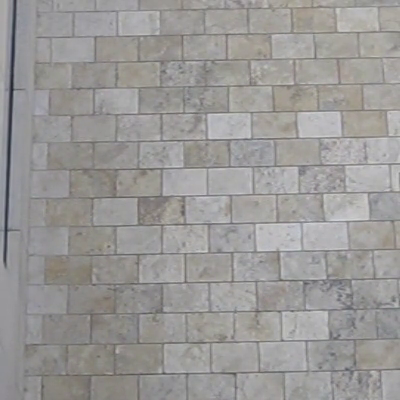
#> input picture frame 207 of Test Files/example_02.mp4, 400 x 400 px
$ python Pedestrian_Counter.py
#> lines starting #> are read from the running program, lines starting #| are printed output that depends on the picture
#import nessasry pakages
import numpy as np
import cv2
import Person
import time

try:
    log = open('log.txt',"w")
except:
    print( "log file not found")

#Entry and exit counter
cnt_up   = 0
cnt_down = 0

#Source of video
cap = cv2.VideoCapture('Test Files/example_02.mp4')

#for rescaling the frame
def rescale_frame(frame, width, height):
    dim = (width,height)
    return cv2.resize(frame, dim, interpolation =cv2.INTER_AREA)

#Print the capture properties to console
for i in range(19):
    print( i, cap.get(i))

h = 480
w = 640
frameArea = h*w
areaTH = frameArea/250
print( 'Area Threshold', areaTH)

#In and Out lines
line_up = int(2*(h/5))
line_down   = int(3*(h/5))

up_limit =   int(1*(h/5))
down_limit = int(4*(h/5))

print( "Red line y:",str(line_down))
print( "Blue line y:", str(line_up))
line_down_color = (255,0,0)
line_up_color = (0,0,255)
pt1 =  [0, line_down];
pt2 =  [w, line_down];
pts_L1 = np.array([pt1,pt2], np.int32)
pts_L1 = pts_L1.reshape((-1,1,2))
pt3 =  [0, line_up];
pt4 =  [w, line_up];
pts_L2 = np.array([pt3,pt4], np.int32)
pts_L2 = pts_L2.reshape((-1,1,2))

pt5 =  [0, up_limit];
pt6 =  [w, up_limit];
pts_L3 = np.array([pt5,pt6], np.int32)
pts_L3 = pts_L3.reshape((-1,1,2))
pt7 =  [0, down_limit];
pt8 =  [w, down_limit];
pts_L4 = np.array([pt7,pt8], np.int32)
pts_L4 = pts_L4.reshape((-1,1,2))

#Background Substractor
fgbg = cv2.createBackgroundSubtractorMOG2(detectShadows = True)

#Structuring elements for morphographic filters
kernelOp = np.ones((3,3),np.uint8)
kernelOp2 = np.ones((5,5),np.uint8)
kernelCl = np.ones((11,11),np.uint8)

#Variables
font = cv2.FONT_HERSHEY_SIMPLEX
persons = []
max_p_age = 5
pid = 1
while(cap.isOpened()):
   # Read an image from the video source
    ret, frame = cap.read()
#> frame is the input picture: shape (400, 400, 3); mean B, G, R 150.8, 152.3, 154.1
    frame = rescale_frame(frame,640,480)
#> in rescale_frame, `return cv2.resize(frame, dim, interpolation =cv2.INTER_AREA)`:
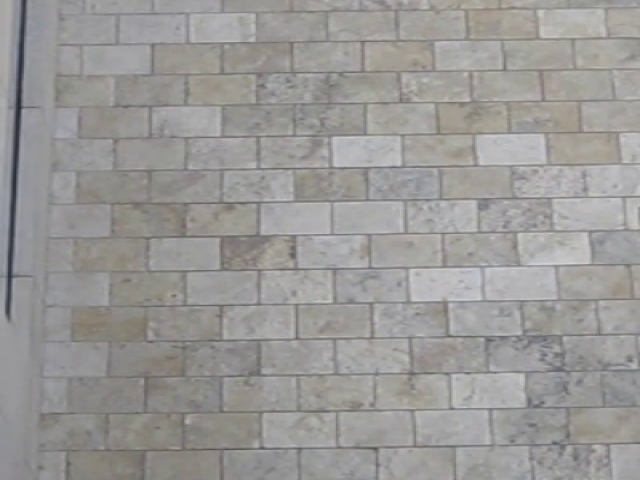
#> returned value: shape (480, 640, 3); mean of channels 0, 1, 2 150.7, 152.2, 154; drawn as B, G, R

    for i in persons:
        i.age_one() #age every person one frame


    #Apply background subtraction
    fgmask = fgbg.apply(frame)
#> fgmask: shape (480, 640); every value is 127
    fgmask2 = fgbg.apply(frame)
#> fgmask2: shape (480, 640); every value is 0

    #Binarization to remove shadows (gray color)
    try:
        ret,imBin= cv2.threshold(fgmask,200,255,cv2.THRESH_BINARY)
        ret,imBin2 = cv2.threshold(fgmask2,200,255,cv2.THRESH_BINARY)
        #Opening (erode-> dilate) to remove noise
        mask = cv2.morphologyEx(imBin, cv2.MORPH_OPEN, kernelOp)
        mask2 = cv2.morphologyEx(imBin2, cv2.MORPH_OPEN, kernelOp)
        #Closing (dilate -> erode) to join white regions
        mask =  cv2.morphologyEx(mask , cv2.MORPH_CLOSE, kernelCl)
        mask2 = cv2.morphologyEx(mask2, cv2.MORPH_CLOSE, kernelCl)
    except:
        print('EOF')
        print( 'UP:',cnt_up)
        print ('DOWN:',cnt_down)
        break


    # RETR_EXTERNAL returns only extreme outer flags. All child contours are left behind.
    contours0, hierarchy = cv2.findContours(mask2,cv2.RETR_EXTERNAL,cv2.CHAIN_APPROX_SIMPLE)
#> contours0 = []
    for cnt in contours0:
        area = cv2.contourArea(cnt)
        if area > areaTH:

            # Lack of adding conditions for multi-person, outputs and screen inputs

            M = cv2.moments(cnt)
            cx = int(M['m10']/M['m00'])
            cy = int(M['m01']/M['m00'])
            x,y,w,h = cv2.boundingRect(cnt)

            new = True
            if cy in range(up_limit,down_limit):
                for i in persons:
                    if abs(x-i.getX()) <= w and abs(y-i.getY()) <= h:
                        # the object is close to one that was detected before
                        new = False
                        i.updateCoords(cx,cy)   #update coordinates on object and resets age
                        if i.going_UP(line_down,line_up) == True:
                            cnt_up += 1;
                            print( "ID:",i.getId(),'crossed going up at',time.strftime("%c"))
                            log.write("ID: "+str(i.getId())+' crossed going up at ' + time.strftime("%c") + '\n')
                        elif i.going_DOWN(line_down,line_up) == True:
                            cnt_down += 1;
                            print( "ID:",i.getId(),'crossed going down at',time.strftime("%c"))
                            log.write("ID: " + str(i.getId()) + ' crossed going down at ' + time.strftime("%c") + '\n')
                        break
                    if i.getState() == '1':
                        if i.getDir() == 'down' and i.getY() > down_limit:
                            i.setDone()
                        elif i.getDir() == 'up' and i.getY() < up_limit:
                            i.setDone()
                    if i.timedOut():
                        # remove i from the persons list
                        index = persons.index(i)
                        persons.pop(index)
                        del i     #free the memory of i
                if new == True:
                    p = Person.MyPerson(pid,cx,cy, max_p_age)
                    persons.append(p)
                    pid += 1
            img = cv2.rectangle(frame,(x,y),(x+w,y+h),(0,255,0),2)
#> this loop made 0 passes
#> after the loop, cnt_down = 0; cnt_up = 0; persons = []; pid = 1

    #END for cnt in contours 0

    for i in persons:
        cv2.putText(frame, str(i.getId()),(i.getX(),i.getY()),font,0.3,i.getRGB(),1,cv2.LINE_AA)

    #cnt_store to count person inside the store
    cnt_store = cnt_up - cnt_down
#> cnt_store = 0
    str_up = 'In: '+ str(cnt_up)
#> str_up = 'In: 0'
    str_down = 'Out: '+ str(cnt_down)
#> str_down = 'Out: 0'
    str_store = 'In_Store: '+ str(cnt_store)
#> str_store = 'In_Store: 0'
    frame = cv2.polylines(frame,[pts_L1],False,line_down_color,thickness=2)
    frame = cv2.polylines(frame,[pts_L2],False,line_up_color,thickness=2)
    cv2.putText(frame, str_up ,(10,400),font,0.5,(0,0,255),2,cv2.LINE_AA)
    cv2.putText(frame, str_down ,(10,430),font,0.5,(255,0,0),2,cv2.LINE_AA)
    cv2.putText(frame, str_store ,(10,460),font,0.5,(0,255,0),2,cv2.LINE_AA)
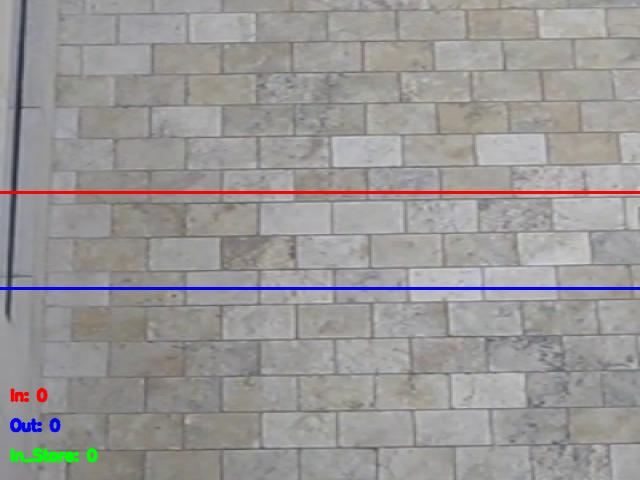
#> frame: shape (480, 640, 3); mean B, G, R 150.1, 150.2, 153.2
    if cnt_store>5:
        cv2.putText(frame,'Warning',(160,260),font,2,(0,0,255),5,cv2.LINE_AA)
    cv2.imshow('Frame',frame)
    cv2.imshow('Mask',mask)


    #press ESC to exit
    k = cv2.waitKey(30) & 0xff
#> (key Esc is pressed here)
    if k == 27:
        break
#END while(cap.isOpened())

#cleaning
log.flush()
log.close()
cap.release()
cv2.destroyAllWindows()

$ run again, starting later in the video
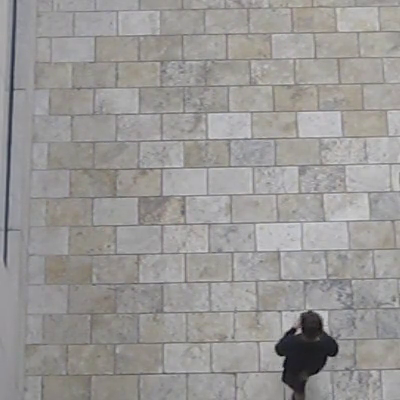
#> input picture frame 1656 of Test Files/example_02.mp4, 400 x 400 px
#> frame is the input picture: shape (400, 400, 3); mean B, G, R 149.4, 151.1, 153.1
#> in rescale_frame, `return cv2.resize(frame, dim, interpolation =cv2.INTER_AREA)`:
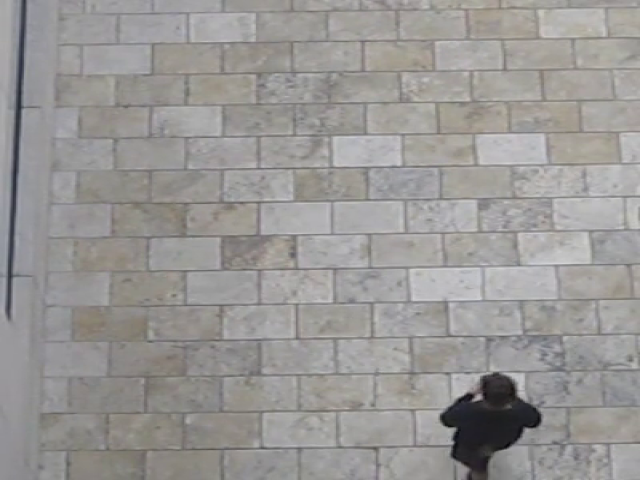
#> returned value: shape (480, 640, 3); mean of channels 0, 1, 2 149.4, 151, 153; drawn as B, G, R
#> fgmask: shape (480, 640); every value is 127
#> fgmask2: shape (480, 640); every value is 0
#> contours0 = []
#> after the loop `for cnt in contours0:`: cnt_down = 0; persons = []; pid = 1
#> cnt_store = 0
#> str_up = 'In: 0'
#> str_down = 'Out: 0'
#> str_store = 'In_Store: 0'
#> `cv2.putText(frame, str_store ,(10,460),font,0.5,(0,255,0),2,cv2.LINE_AA)`:
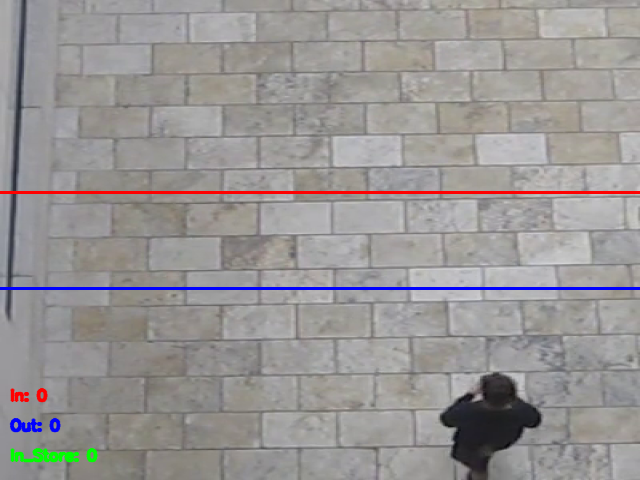
#> frame: shape (480, 640, 3); mean B, G, R 148.7, 149, 152.2
